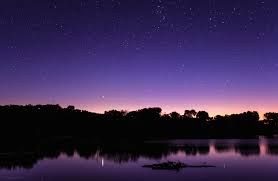
#> input picture images/night.png, 278 x 181 px, found by its file name
$ python chapter21_5.py
#> lines starting #> are read from the running program, lines starting #| are printed output that depends on the picture; after the words box and inside, x2 and y2 are one past the last pixel; in counts of white or black regions, pixels touching at a corner belong together; pictures that were not available may be replaced by others from this repository, and a replacement may not be noted
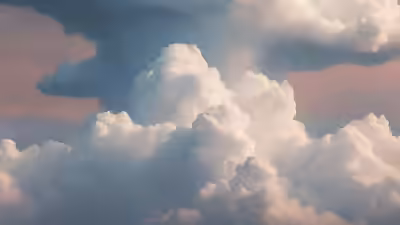
#> input picture images/cloud.png, 400 x 225 px, given in place of clearsky.png, which was not available
#> further down, target is the input picture: shape (225, 400, 3); mean B, G, R 148.7, 144.1, 148.5
import cv2
import numpy as np
import imutils
def smart_color_transfer(source, target):
    # 1. Convert to L*a*b* space
    source_lab = cv2.cvtColor(source, cv2.COLOR_BGR2LAB)
#> source_lab: shape (260, 400, 3); mean of channels 0, 1, 2 53.8, 145.5, 106.8
    target_lab = cv2.cvtColor(target, cv2.COLOR_BGR2LAB)
#> target_lab: shape (225, 400, 3); mean of channels 0, 1, 2 153.4, 130.9, 126

    # --- THE SMART PART (YOUR IDEA) ---
    # Instead of the whole image, we create a mask for the "Sky" (Bright areas)
    # We look at the 'L' channel (Lightness)
    l_channel, a_channel, b_channel = cv2.split(source_lab)
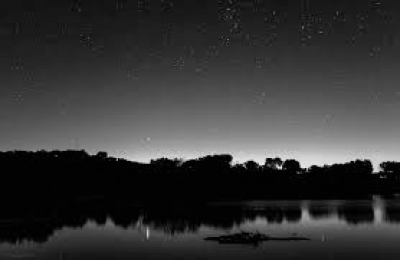
#> l_channel: shape (260, 400); min 0, max 240, mean 53.8
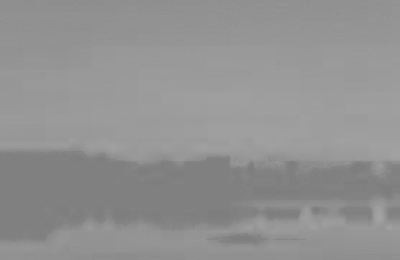
#> a_channel: shape (260, 400); min 122, max 164, mean 145.5
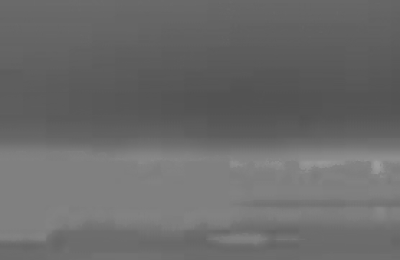
#> b_channel: shape (260, 400); min 83, max 157, mean 106.8

    # Logic: Sky is usually the brightest part. Let's take the top 30% brightest pixels.
    # We threshold the L channel to find bright spots.
    brightness_threshold = 150 # Adjust this based on your image (0-255)
    _, mask = cv2.threshold(l_channel, brightness_threshold, 255, cv2.THRESH_BINARY)
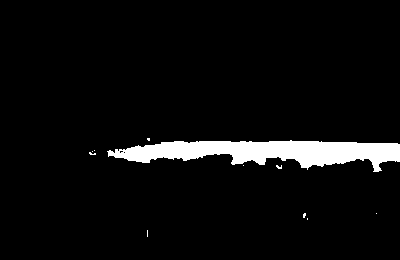
#> mask: shape (260, 400); 5.1% white; 11 white regions (10 under 20 px), largest, box (x1, y1, x2, y2) and area: (107, 140, 400, 172) 5262

    # 2. Compute Stats using the Mask!
    # cv2.meanStdDev has a 'mask' argument. It will IGNORE black pixels in the mask.
    # This captures the "Vibe" of the sky only.
    (lMeanSrc, lStdSrc) = cv2.meanStdDev(source_lab, mask=mask)
#> lMeanSrc = [180.1, 153.5, 124]; lStdSrc = [19.86, 4.9, 11.83]

    # For the target, we usually want to apply it to the whole image,
    # so we get global stats for the target (or you could mask this too!)
    (lMeanTar, lStdTar) = cv2.meanStdDev(target_lab)
#> lMeanTar = [153.4, 130.9, 126]; lStdTar = [35.05, 4.04, 8.11]

    # 3. Split channels to do the math
    (l, a, b) = cv2.split(target_lab)

    # Helper function to scale a channel
    def scale_channel(target_channel, tar_mean, tar_std, src_mean, src_std):
#> called with tar_mean = 153.4, tar_std = 35.05, src_mean = 180.1, src_std = 19.86
        return ((target_channel - tar_mean) * (src_std / tar_std)) + src_mean

    # 4. Apply the color transfer math
    # Note: We index [0][0] because meanStdDev returns a weird [[value]] format
    l = scale_channel(l, lMeanTar[0][0], lStdTar[0][0], lMeanSrc[0][0], lStdSrc[0][0])
    a = scale_channel(a, lMeanTar[1][0], lStdTar[1][0], lMeanSrc[1][0], lStdSrc[1][0])
    b = scale_channel(b, lMeanTar[2][0], lStdTar[2][0], lMeanSrc[2][0], lStdSrc[2][0])
#> call 3 of scale_channel, with tar_mean = 126, tar_std = 8.11, src_mean = 124, src_std = 11.83
#> in scale_channel (call 3), `return ((target_channel - tar_mean) * (src_std / tar_std)) + src_mean`:
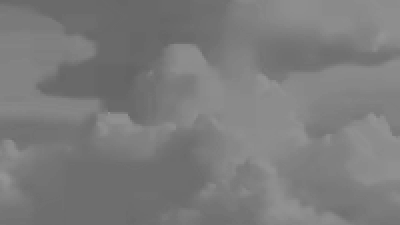
#> returned value: shape (225, 400) float64; min 100.7, max 150.3, mean 124

    # 5. Clip and Merge
    l = np.clip(l, 0, 255).astype("uint8")
    a = np.clip(a, 0, 255).astype("uint8")
    b = np.clip(b, 0, 255).astype("uint8")

    result_lab = cv2.merge([l, a, b])
#> result_lab: shape (225, 400, 3); mean of channels 0, 1, 2 179.6, 153, 123.5
    result_bgr = cv2.cvtColor(result_lab, cv2.COLOR_LAB2BGR)
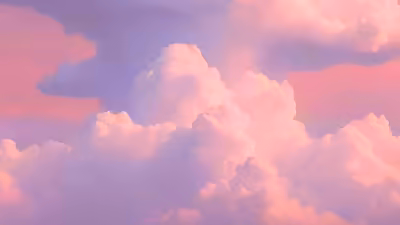
#> result_bgr: shape (225, 400, 3); mean B, G, R 181, 156.4, 210.4

    return result_bgr, mask

# --- RUN IT ---
source = imutils.resize(cv2.imread("./images/night.png"), width=400)
target = imutils.resize(cv2.imread("./images/clearsky.png") , width=400)

result, debug_mask =smart_color_transfer(source, target)
result = imutils.resize(result , width=400)
cv2.imshow("Source", source)
cv2.imshow("target", target)
cv2.imshow("Smart Mask (What it learned from)", debug_mask)
cv2.imshow("Result", result)
cv2.waitKey(0)
cv2.destroyAllWindows()
